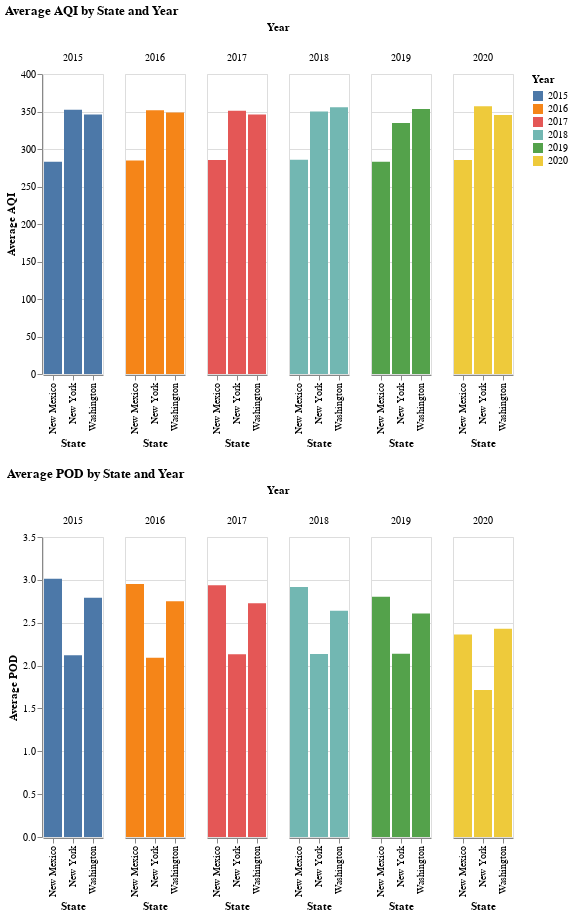

Write notebook code for a chart like this one.
### Markdown cell above
## Additional Analysis Between Health And Air Quality

### Code cell
# Calculate the average AQI and POD by state and year
master_df['Average AQI'] = master_df['Days with AQI']
master_df['Average POD'] = master_df['Chronic Respiratory Related POD (%)']
grouped_data = master_df.groupby(['State', 'Year'])[['Average AQI', 'Average POD']].mean().reset_index()
# Create the bar chart
chart = alt.Chart(grouped_data).mark_bar().encode(
    x='State:N',
    y=alt.Y('Average AQI:Q', axis=alt.Axis(title='Average AQI')),
    color='Year:N',
    column='Year:N'
).properties(title='Average AQI by State and Year')
chart2 = alt.Chart(grouped_data).mark_bar().encode(
    x='State:N',
    y=alt.Y('Average POD:Q', axis=alt.Axis(title='Average POD')),
    color='Year:N',
    column='Year:N'
).properties(title='Average POD by State and Year')
chart & chart2

# chart.save('./graphs/avg_AQI_by_state_year.png')
# chart2.save(''./graphs/avg_POD_by_state_year.png')

### Figure 1 — Vega-Lite specification as saved in the notebook (floating-point values rounded to 4 significant figures)
{"config": {"view": {"continuousWidth": 300, "continuousHeight": 300}}, "vconcat": [{"mark": {"type": "bar"}, "encoding": {"color": {"field": "Year", "type": "nominal"}, "column": {"field": "Year", "type": "nominal"}, "x": {"field": "State", "type": "nominal"}, "y": {"axis": {"title": "Average AQI"}, "field": "Average AQI", "type": "quantitative"}}, "title": "Average AQI by State and Year"}, {"mark": {"type": "bar"}, "encoding": {"color": {"field": "Year", "type": "nominal"}, "column": {"field": "Year", "type": "nominal"}, "x": {"field": "State", "type": "nominal"}, "y": {"axis": {"title": "Average POD"}, "field": "Average POD", "type": "quantitative"}}, "title": "Average POD by State and Year"}], "data": {"name": "data-47c14576170d8b68cc37db4339fd2c4c"}, "$schema": "https://vega.github.io/schema/vega-lite/v5.8.0.json", "datasets": {"data-47c14576170d8b68cc37db4339fd2c4c": [{"State": "New Mexico", "Year": 2015, "Average AQI": 283.1, "Average POD": 3.013}, {"State": "New Mexico", "Year": 2016, "Average AQI": 284.8, "Average POD": 2.953}, {"State": "New Mexico", "Year": 2017, "Average AQI": 285.2, "Average POD": 2.938}, {"State": "New Mexico", "Year": 2018, "Average AQI": 285.6, "Average POD": 2.917}, {"State": "New Mexico", "Year": 2019, "Average AQI": 283.1, "Average POD": 2.802}, {"State": "New Mexico", "Year": 2020, "Average AQI": 285.2, "Average POD": 2.361}, {"State": "New York", "Year": 2015, "Average AQI": 352.2, "Average POD": 2.122}, {"State": "New York", "Year": 2016, "Average AQI": 351.8, "Average POD": 2.091}, {"State": "New York", "Year": 2017, "Average AQI": 351.0, "Average POD": 2.132}, {"State": "New York", "Year": 2018, "Average AQI": 350.0, "Average POD": 2.135}, {"State": "New York", "Year": 2019, "Average AQI": 334.8, "Average POD": 2.137}, {"State": "New York", "Year": 2020, "Average AQI": 357.1, "Average POD": 1.715}, {"State": "Washington", "Year": 2015, "Average AQI": 345.9, "Average POD": 2.792}, {"State": "Washington", "Year": 2016, "Average AQI": 348.8, "Average POD": 2.752}, {"State": "Washington", "Year": 2017, "Average AQI": 346.0, "Average POD": 2.728}, {"State": "Washington", "Year": 2018, "Average AQI": 355.6, "Average POD": 2.639}, {"State": "Washington", "Year": 2019, "Average AQI": 353.5, "Average POD": 2.608}, {"State": "Washington", "Year": 2020, "Average AQI": 345.3, "Average POD": 2.429}]}}
